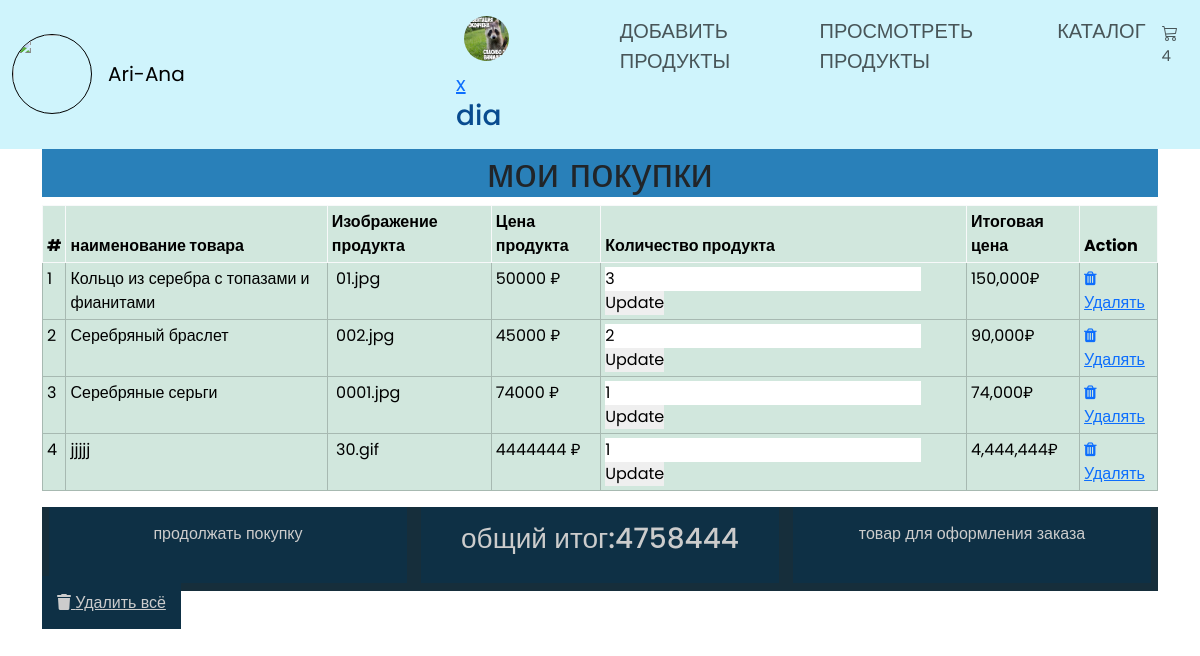
/cart.php (signed in), run on the app's committed database.
### tables this page shows
CREATE TABLE `user_form` (
  `id` int NOT NULL,
  `name` varchar(100) NOT NULL,
  `email` varchar(100) NOT NULL,
  `password` varchar(100) NOT NULL,
  `image` varchar(255) NOT NULL
);

CREATE TABLE `cart` (
  `id` int NOT NULL,
  `name` varchar(100) NOT NULL,
  `price` varchar(100) NOT NULL,
  `image` varchar(255) NOT NULL,
  `quantity` int NOT NULL
);

### cart.php (the view, shortened to what this page needs)
<?
require "conn.php";
?>
<?
include 'header.php';
?>
<div class="container">
  <section class="shopping_cart">
    <h1 class="heading">мои покупки</h1>
    <table class="table table-success table-bordered  table-sm table-hover">
      <?
      $select_cart_products = mysqli_query($conn, "SELECT * FROM `cart`");
      $num = 1;
      $grand_total = 0;
      if (mysqli_num_rows($select_cart_products) > 0) {
        echo '
     <thead class=" thead-success thead-bordered border-light thead-sm table-hover">
       <th scope="col ">#</th>
       <th scope="col">наименование товара</th>
       <th scope="col">Изображение продукта</th>
       <th scope="col">Цена продукта</th>
       <th scope="col">Количество продукта</th>
       <th scope="col">Итоговая цена</th>
       <th scope="col">Action</th>
   </thead>
   <tbody>';
        while ($fetch_cart_products = mysqli_fetch_assoc($select_cart_products)) {
      ?>
          <tr>
            <td><? echo $num; ?></td>
            <td><? echo $fetch_cart_products['name']; ?></td>
            <td>
              <img src="image/<? $fetch_cart_products['image']; ?>" alt=""><?echo $fetch_cart_products['image']; ?>
            </td>
            <td><? echo $fetch_cart_products['price' ]; ?> ₽</td>
            <td>
              <form action="" method="post">
                <div class="quantity_box">
                  <input type="number" min="1" value="<? echo $fetch_cart_products['quantity']; ?>" name="update_quantity">
                  <input type="submit" class="update_quantity" value="Update" name="update_product_quantity">
                </div>
              </form>
            </td>
            <td><? echo $subtotal = number_format($fetch_cart_products['price'] * $fetch_cart_products['quantity']); ?>₽</td>
            <td>
              <a href="cart.php?remove=<? echo $fetch_cart_products['id'] ?>" onclick="return confirm('Вы уверены, что хотите удалить этот товар?')">
                <i class="fa fa-trash"> </i>Удалять
              </a>
            </td>
          </tr>
      <?
          $grand_total +=($fetch_cart_products['price'] * $fetch_cart_products['quantity']);
          $num++;
        }
      } else {
        echo '<div class="empty_text">Корзина пуста</div>';
      }
      ?>
      </tbody>
    </table>
    <?
    if($grand_total > 0)
  {
    ?>
    <div class="table_bottom">
      <a href="shop_product.php" class="bottom_btn">продолжать покупку</a>
      <h3 class="bottom_btn">общий итог:<span><?echo $grand_total;?></span></h3>
      <a href="" class="bottom_btn">товар для оформления заказа</a>
    </div>
    <a href="cart.php?delete_all" class="del_all_btn" name="delete_all">
      <i class=" fas fa-trash"></i> Удалить всё
    </a>
    <?
    }else{
      echo '';
    }
    ?>
  </section>
</div>

### header.php (shortened to what this page needs)
<?
require "conn.php";
$user_id = $_SESSION['user_id'];
?>
<!DOCTYPE html>
<html lang="en">
<head>
  <link rel="stylesheet" href="https://cdnjs.cloudflare.com/ajax/libs/font-awesome/6.4.2/css/all.min.css" />
  <link rel="stylesheet" href="https://cdnjs.cloudflare.com/ajax/libs/bootstrap/5.3.2/css/bootstrap-grid.min.css" />
  <link rel="stylesheet" href="https://cdn.jsdelivr.net/npm/bootstrap@5.3.2/dist/css/bootstrap.min.css">
  <link rel="stylesheet" href="https://cdnjs.cloudflare.com/ajax/libs/font-awesome/4.7.0/css/font-awesome.min.css">
  <link rel="stylesheet" href="css/main.css">
</head>
<body>
  <header>
    <div class="header_body">
      <nav class="navbar navbar-expand-lg bg-body-tertiary bg-info-subtle">
        <div class="container-fluid">
          <a class="navbar-brand" href="javascript:void(0)">
            <img src="image/logo.jpg" alt="" class="logo">
          </a>
          <a class="navbar-brand" href="home.php" class="logo_name">Ari-Ana</a>
          <div class="collapse navbar-collapse" id="navbarText">
            <ul class="navbar-nav ms-auto mb-2 mb-lg-0">
              <li class="nav-item">
                <a class="nav-link" href="register.php"><img src="image/icons8-female-user.gif" alt=""></a>
              </li>
              <li class="nav-item avatar" >
                <a class="nav-link" href="" >
                  <? $select = mysqli_query($conn, "SELECT * FROM `user_form` WHERE id = '$user_id'") or die('query failed');
                  if (mysqli_num_rows($select) > 0) {
                    $fetch = mysqli_fetch_assoc($select);
                  }
                  if ($fetch['image'] == '') {
                  } else {
                    echo '<img class="img" src="uploads/avatar/' . $fetch['image'] . '">';
                    ?><a href="logout.php">x</a><?
                  }
                  ?>
                  <h3><?php echo $fetch['name']; ?></h3>
                </a>
              </li>
              <li class="nav-item">
                <a class="nav-link" aria-current="page" href="base.php">ДОБАВИТЬ ПРОДУКТЫ</a>
              </li>
              <li class="nav-item">
                <a class="nav-link" href="view_products.php">ПРОСМОТРЕТЬ ПРОДУКТЫ</a>
              </li>
              <li class="nav-item">
                <a class="nav-link" href="shop_product.php">КАТАЛОГ</a>
              </li>
              <li class="nav-item">
                <?
                $select_products = mysqli_query($conn, "SELECT * FROM `cart`") or die ('query failed');
                $row_count = mysqli_num_rows($select_products);
                ?>
                <a href="cart.php" class="nav-link cart"><i class="bi bi-cart3"></i><span><sup><? echo $row_count?></sup></span></a>
              </li>
            </ul>
          </div>
        </div>
      </nav>
    </div>
  </header>

### css/main.css (style rules this page uses)
:root { --blue:#3498db; --dark-blue:#2980b9; --red:#e74c3c; --dark-red:#c0392b; --black:#333; --white:#fff; --light-bg:#eee; --box-shadow:0 5px 10px rgba(0,0,0,.1); }
* { font-family: 'Poppins', sans-serif; margin:0; padding:0; box-sizing: border-box; outline: none; border: none; text-decoration: none; }
.logo { width: 80px; height: 80px; border-radius: 50%; border: 1px solid; }
.heading { background-color: #2980b9; text-align: center; }
.header_body { color: rgb(8, 75, 143); font-family: 'Poppins', sans-serif; font-size: 20px; }
.avatar { width: 25%; height: 25%; border-radius: 50%; }
.img { height: 45px; width: 45px; border: 1 px solid rgb(245, 189, 104); border-radius: 50%; }
.table_bottom { display: flex; justify-content: space-around; background: #162e3b; width: 100%; }
.bottom_btn { width: 32%; height: 76px; padding: 15px; background: #0e3045; color: #ccc; text-decoration: none; text-align: center; }
.del_all_btn { margin-top: 20px; background: #0e3045; color: #ccc; width: 32%; height: 46px; padding: 15px; }

### data on the page
user_form: image (picture), name "dia"
cart: name "Кольцо из серебра с топазами и фианитами", image "01.jpg", price "50000", update_quantity "3", price+quantity "150,000"
cart: name "Серебряный браслет", image "002.jpg", price "45000", update_quantity "2", price+quantity "90,000"
cart: name "Серебряные серьги", image "0001.jpg", price "74000", update_quantity "1", price+quantity "74,000"
cart: name "jjjjj", image "30.gif", price "4444444", update_quantity "1", price+quantity "4,444,444"

### other printed values
$row_count "4"
$grand_total "4758444"
